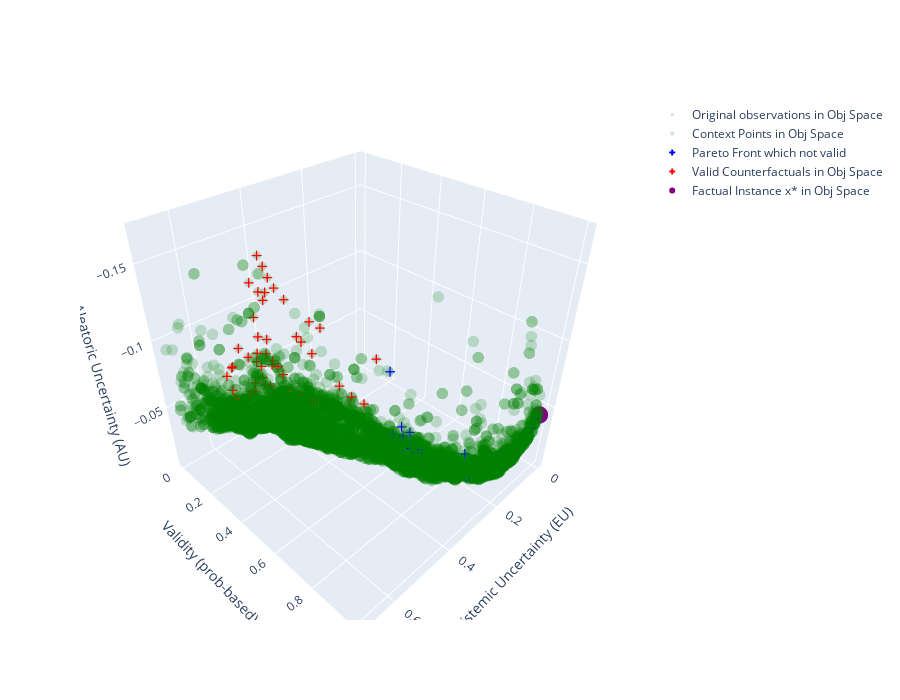

This figure's notebook cell:
### Code cell
# ============ 3D Objective Space: VERSION 2 (Simple) ============
print("=" * 50)
print("3D Objective Space: VERSION 2 (Similarity/Plausibility)")
print("Axes: Similarity (x), Validity (y), Plausibility (z)")
print("=" * 50)
plot_cf_3d(results=results_simple, x_factual=x_factual_np, context=context_np)
